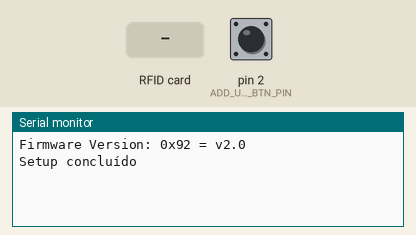
Simulated run of this sketch. Board: Arduino Uno, built with avr-gcc and run on an emulated ATmega328P. Parts: the last lines printed to the serial monitor. The inputs (shaded band) are chosen by the test bench; at power-on: pin 2 (ADD_USER_BTN_PIN) HIGH.

Above: at 1.2 s.
1.3 s: pin 2 (ADD_USER_BTN_PIN) pulled LOW for 0.15 s
At 2.4 s:
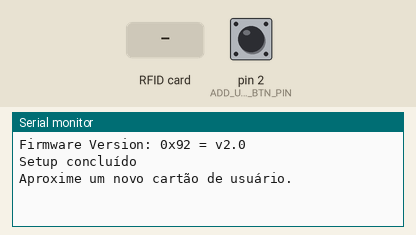
2.9 s: RFID card 5E 7A 19 C4 held to the reader
At 3.9 s:
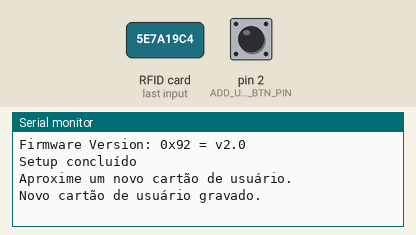
4.4 s: RFID card 5E 7A 19 C4 held to the reader
At 5.5 s:
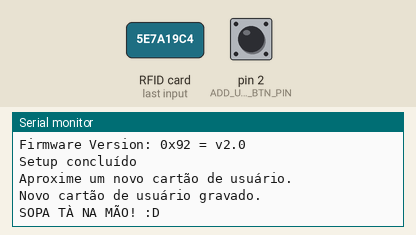

Measured:
- after the input at 1.3 s, the serial monitor: prints a new line at once (image 1)
- after the input at 2.9 s, the serial monitor: prints a new line at once (image 2)
- after the input at 4.4 s, the serial monitor: prints a new line after 0.51 s (image 3)

The sketch:

RFIDAccess_L2.ino
```cpp
/*
 * Um botão para registro de cartões.
 * O Arduino comecerá no modo de acesso, onde cartões serão dados acesso, ou não.
 *
 * Ao pressionar o botão, o arduino entrará no modo de registro,
 * onde o próximo cartão lido será gravado como um dos cartções válidos.
 *
 * Depois, sairá do modo de registro e entrará no modo de acesso,
 * onde qualquer um dos cartões gravado previamente deverá ter acesso concebido.
 *
 * ------------------------
 * MFRC522      Arduino
 * Reader/PCD   Uno/101
 * Pin          Pin
 * ------------------------
 * RST          9
 * SDA(SS)      10
 * MOSI         11 / ICSP-4
 * MISO         12 / ICSP-1
 * SCK          13 / ICSP-3
 */

#include <SPI.h>
#include <MFRC522.h>

#define RST_PIN 9
#define SS_PIN 10

#define ADD_USER_BTN_PIN 2 // Pino do botão de registro

#define MAX_USER_CARDS 10 // Quantidade máxima de cartões registrados

MFRC522 mfrc522(SS_PIN, RST_PIN); // Cria instância MFRC522

byte userCards[MAX_USER_CARDS][4];
byte readCard[4];

int userCardsCount = 0;

bool isAddingNewUserCard;
bool isLookingForAccess;

void setup()
{
  Serial.begin(9600);
  while (!Serial);
  SPI.begin();
  mfrc522.PCD_Init();
  mfrc522.PCD_DumpVersionToSerial();

  isAddingNewUserCard = false;
  isLookingForAccess = true;

  pinMode(ADD_USER_BTN_PIN, INPUT_PULLUP);

  Serial.println(F("Setup concluído"));
}

void loop()
{
  if (isLookingForAccess)
  {
    if (mfrc522.PICC_IsNewCardPresent() && mfrc522.PICC_ReadCardSerial())
    {
      // read new card
      for (uint8_t i = 0; i < 4; i++)
      {
        readCard[i] = mfrc522.uid.uidByte[i];
        // Serial.print(readCard[i], HEX);
      }

      bool isUser = isUserCard(readCard);

      if (isUser)
      {
        Serial.println(F("SOPA TÀ NA MÃO! :D"));
        delay(2000);
      }
      else
      {
        Serial.println(F("SEM SOPA PRA VC :/"));
        delay(2000);
      }

    }
  }

  // Tentando ler novo cartão de usuário
  if (isAddingNewUserCard)
  {

    isLookingForAccess = false;

    if (!mfrc522.PICC_IsNewCardPresent())
    {
      return;
    }
    if (!mfrc522.PICC_ReadCardSerial())
    {
      return;
    }

    // grava o uid do novo cartão de usuário
    for (uint8_t i = 0; i < 4; i++)
    {
      userCards[userCardsCount][i] = mfrc522.uid.uidByte[i];
    }
    userCardsCount++;

    Serial.println(F("Novo cartão de usuário gravado."));

    delay(2000);
    isLookingForAccess = true;
    isAddingNewUserCard = false;
  }

  if (digitalRead(ADD_USER_BTN_PIN) == LOW)
  {
    // nada a fazer se o número máximo de cartões foi atingido
    if (userCardsCount < MAX_USER_CARDS)
    {
      Serial.println(F("Aproxime um novo cartão de usuário."));
      isAddingNewUserCard = true;
    }
    else
    {
      Serial.println(F("Sem espaço para mais cartões :("));
      delay(2000);
    }
  }
}

bool isUserCard(byte card[])
{
  // loop por todos os possíveis cartões de usuário
  for (uint8_t i = 0; i < MAX_USER_CARDS; i++)
  {
    bool didCardFail = false;
    // compara um dos cartões de usuário ao cartão lido
    for (uint8_t j = 0; j < 4; j++)
    {
      if (card[j] != userCards[i][j])
      {
        // retorna falha assim que achar um byte errado
        didCardFail = true;
        break;
      }
    }

    // retorna sucesso assim que achar um cartão válido
    if (!didCardFail)
    {
      return true;
    }
  }

  return false;
}
```
